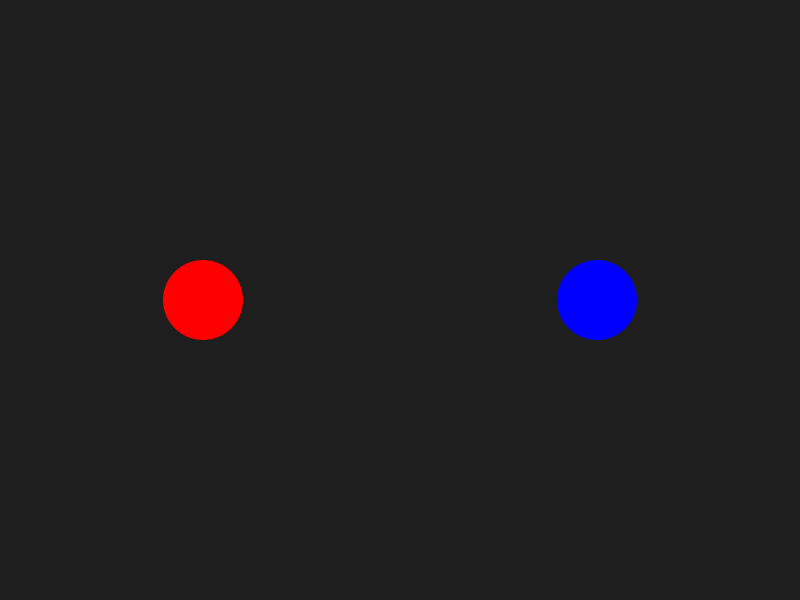
Frame 1 (no input)
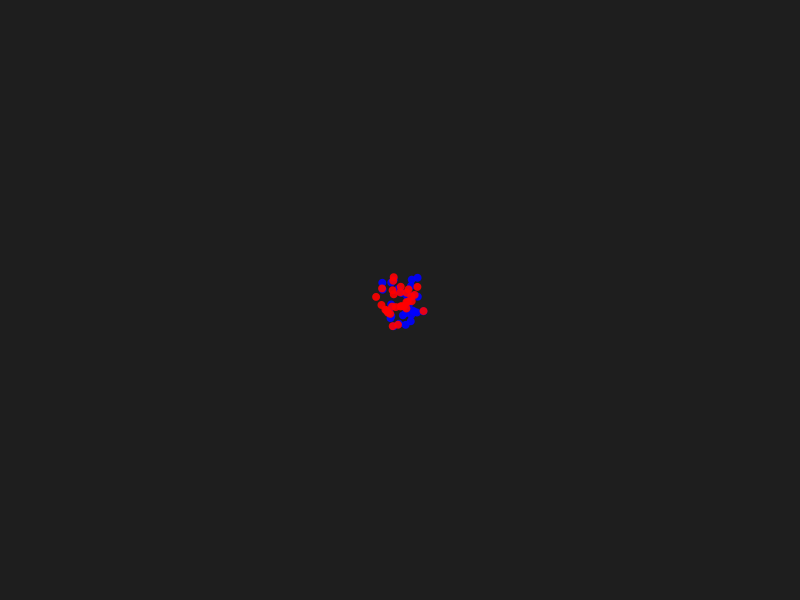
Frame 60 (the mouse pressed at the canvas centre just before this capture)
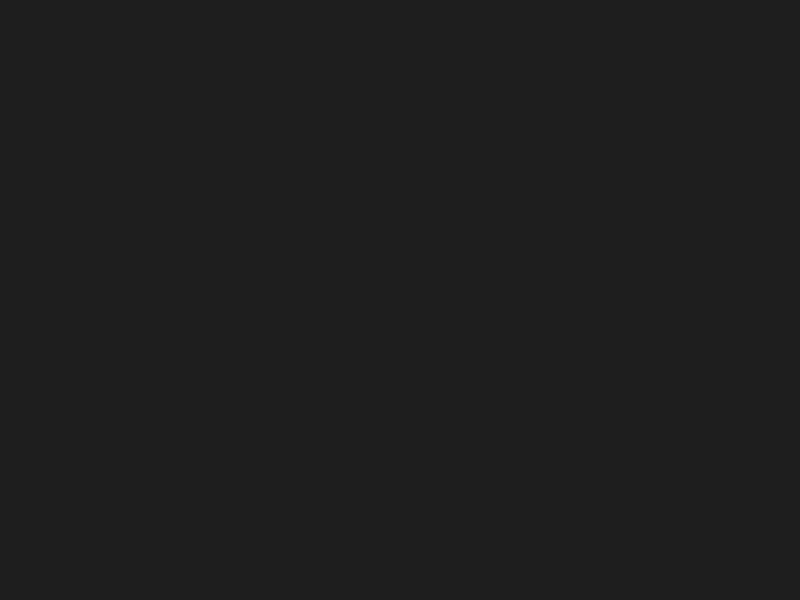
Frame 120 (the mouse held since frame 60 and released just before this capture)

The Processing sketch that drew these frames (run headless with seeded random() and noise(); from frame 60 on, the mouse is pressed at the canvas centre):

// Processing sketch: ColisionPelotas
// ── ColisionPelotas.pde
Ball ball1, ball2;
ArrayList<Particle> particles;
boolean exploded = false;

void setup() {
  size(800, 600);
  ball1 = new Ball(200, height/2, 40, color(255, 0, 0), 3, 0);
  ball2 = new Ball(width-200, height/2, 40, color(0, 0, 255), -3, 0);
  particles = new ArrayList<Particle>();
}

void draw() {
  background(30);

  if (!exploded) {
    ball1.update();
    ball2.update();
    ball1.display();
    ball2.display();

    // *** COLLIDER CIRCULAR ***
    if (checkCollision(ball1, ball2)) {
      exploded = true;
      createParticles((ball1.x + ball2.x)/2, (ball1.y + ball2.y)/2, ball1.c);
      createParticles((ball1.x + ball2.x)/2, (ball1.y + ball2.y)/2, ball2.c);
    }
  } else {
    for (int i = particles.size()-1; i >= 0; i--) {
      Particle p = particles.get(i);
      p.update();
      p.display();
      if (p.isDead()) {
        particles.remove(i);
      }
    }
  }
}

void createParticles(float x, float y, color c) {
  for (int i = 0; i < 30; i++) {
    particles.add(new Particle(x, y, c));
  }
}

// ── Ball.pde
class Ball {
  float x, y;
  float r;
  color c;
  float vx, vy;

  Ball(float x, float y, float r, color c, float vx, float vy) {
    this.x = x;
    this.y = y;
    this.r = r;
    this.c = c;
    this.vx = vx;
    this.vy = vy;
  }

  void update() {
    x += vx;
    y += vy;
  }

  void display() {
    noStroke();
    fill(c);
    ellipse(x, y, r*2, r*2);
  }
}

// ── Coliders.pde
// *** COLLIDER CIRCULAR ***
// Devuelve true si la distancia entre centros <= suma de radios
boolean checkCollision(Ball a, Ball b) {
  float distCenters = dist(a.x, a.y, b.x, b.y);
  return distCenters <= (a.r + b.r);
}
/*
- Colisionador circular basado en la distanciantre centros (dist) y la suma de radios.
- El momento de la colisión se detecta una sola vez y dispara la creación de partículas.
*/

// ── Particle.pde
class Particle {
  float x, y;
  float vx, vy;
  float life;
  color c;

  Particle(float x, float y, color c) {
    this.x = x;
    this.y = y;
    this.c = c;
    float angle = random(TWO_PI);
    float speed = random(1, 5);
    vx = cos(angle) * speed;
    vy = sin(angle) * speed;
    life = 255;
  }

  void update() {
    x += vx;
    y += vy;
    life -= 4; // desvanecimiento
  }

  void display() {
    noStroke();
    fill(c, life);
    ellipse(x, y, 8, 8);
  }

  boolean isDead() {
    return life <= 0;
  }
}
/*
  -Las partículas tienen velocidad aleatoria y se desvanecen hasta desaparecer.
*/
